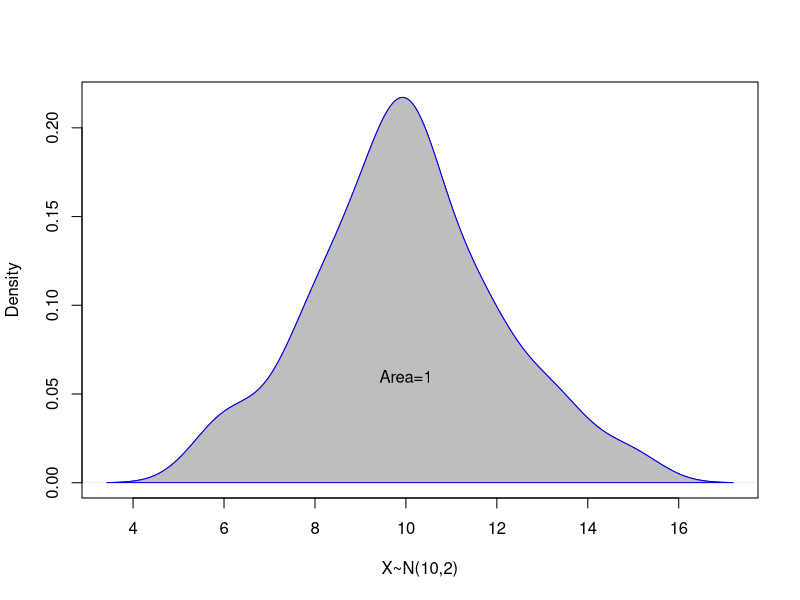
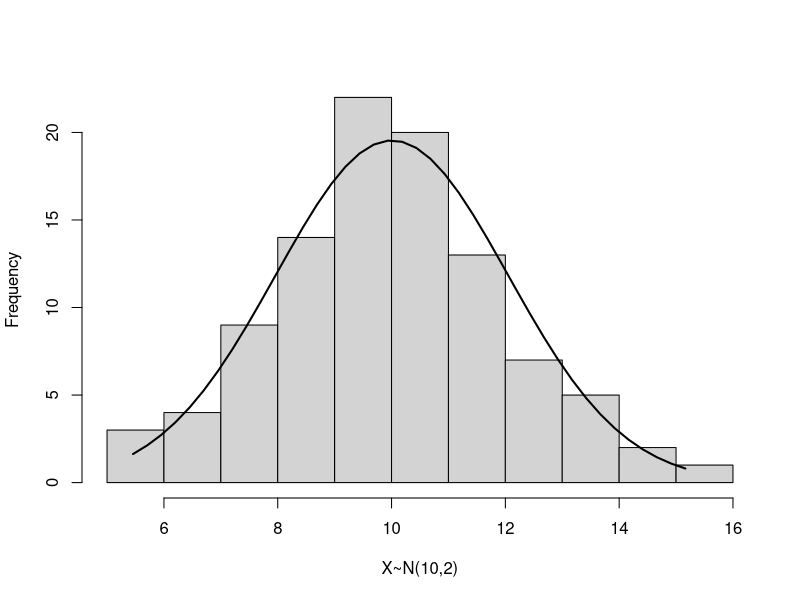

Recreate these plots in R, in order.
# Filled Density Plot

png('density.png')
set.seed(100)
x <- rnorm(100,10,2)
d <- density(x)
plot(d, main="", xlab = "X~N(10,2)")
polygon(d, col="grey", border="blue")
text(10,0.06 , "Area=1")
dev.off()


png('hist_density.png')
h <- hist(x,main = "", xlab = "X~N(10,2)" )
xfit<-seq(min(x),max(x),length=40) 
yfit<-dnorm(xfit,mean=mean(x),sd=sd(x)) 
yfit <- yfit*diff(h$mids[1:2])*length(x) 
lines(xfit, yfit, lwd=2)
dev.off()
